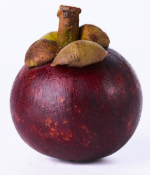
#> input picture .superpowers/brainstorm/19484-1784629364/content/mangosteen.png, 150 x 175 px
$ python gen_mangosteen_bitmap.py ../.superpowers/brainstorm/19484-1784629364/content/mangosteen.png
#> lines starting #> are read from the running program, lines starting #| are printed output that depends on the picture
#!/usr/bin/env python3
# Mangosteen Firmware
#
# Copyright (c) 2026 BD1AHN
#
# Licensed under the Apache License, Version 2.0
#
# Project:
#     山竹 (Mangosteen)
#
# Maintainer:
#     BD1AHN
#
# Official Website:
#     https://ethanyan6.github.io/Mangosteen/
#
# The Mangosteen name, logo, and official project identity
# are protected separately from the source code license.
"""Generate 48x48 ST7565 mangosteen boot icon from a source PNG."""

from PIL import Image
import sys

SRC = (
    r"C:\Users\EthanYan\.cursor\projects\d-File-code-uvk1-mangosteen\assets"
    r"\c__Users_EthanYan_AppData_Roaming_Cursor_User_workspaceStorage_"
    r"d21b478989f91fda9dc1c82d38e9775f_images_image-3c98242c-3d64-498a-8095-f728330b941e.png"
)
OUT_C = r"d:\File\code\uvk1\mangosteen\App\bitmap_mangosteen.c"
OUT_H = r"d:\File\code\uvk1\mangosteen\App\bitmap_mangosteen.h"

W, H = 48, 48


def main() -> None:
    src = sys.argv[1] if len(sys.argv) > 1 else SRC
    img = Image.open(src).convert("RGBA")
    bg = Image.new("RGBA", img.size, (255, 255, 255, 255))
#> bg: PIL image 150x175 RGBA; every value is 255
    bg.paste(img, mask=img.split()[-1])
    gray = bg.convert("L")
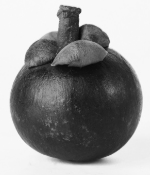
#> gray: PIL image 150x175 L; min 10, max 250, mean 147.1
    gray.thumbnail((W, H), Image.Resampling.LANCZOS)
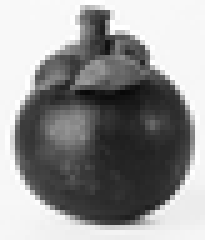
#> gray: PIL image 41x48 L (shown 5 times larger); min 8, max 255, mean 147.1
    canvas = Image.new("L", (W, H), 255)
#> canvas: PIL image 48x48 L; every value is 255
    canvas.paste(gray, ((W - gray.width) // 2, (H - gray.height) // 2))
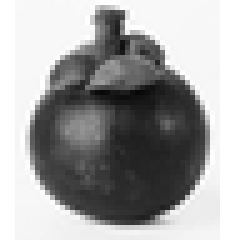
#> canvas: PIL image 48x48 L (shown 5 times larger); min 8, max 255, mean 162.8

    px = canvas.load()
    for y in range(H):
        for x in range(W):
            old = px[x, y]
            new = 0 if old < 128 else 255
            px[x, y] = new
            err = old - new
            if x + 1 < W:
                px[x + 1, y] = max(0, min(255, px[x + 1, y] + err * 7 // 16))
            if x - 1 >= 0 and y + 1 < H:
                px[x - 1, y + 1] = max(0, min(255, px[x - 1, y + 1] + err * 3 // 16))
            if y + 1 < H:
                px[x, y + 1] = max(0, min(255, px[x, y + 1] + err * 5 // 16))
            if x + 1 < W and y + 1 < H:
                px[x + 1, y + 1] = max(0, min(255, px[x + 1, y + 1] + err // 16))

    pages = H // 8
    data = []
    for page in range(pages):
        for x in range(W):
            b = 0
            for bit in range(8):
                y = page * 8 + bit
                if px[x, y] < 128:
                    b |= 1 << bit
            data.append(b)

    lines = [
        "/* Auto-generated mangosteen boot icon, 48x48 ST7565 column-page format */",
        "#include <stdint.h>",
        '#include "bitmap_mangosteen.h"',
        "",
        "const uint8_t BITMAP_Mangosteen[BITMAP_MANGOSTEEN_PAGES * BITMAP_MANGOSTEEN_WIDTH] = {",
    ]
    for i in range(0, len(data), 12):
        chunk = ", ".join(f"0x{v:02X}" for v in data[i : i + 12])
        lines.append(f"\t{chunk},")
    lines.append("};")
    lines.append("")
    with open(OUT_C, "w", newline="\n") as f:
        f.write("\n".join(lines))

    with open(OUT_H, "w", newline="\n") as f:
        f.write(
            "#ifndef BITMAP_MANGOSTEEN_H\n"
            "#define BITMAP_MANGOSTEEN_H\n"
            "\n"
            "#include <stdint.h>\n"
            "\n"
            "#define BITMAP_MANGOSTEEN_WIDTH  48\n"
            "#define BITMAP_MANGOSTEEN_HEIGHT 48\n"
            "#define BITMAP_MANGOSTEEN_PAGES  (BITMAP_MANGOSTEEN_HEIGHT / 8)\n"
            "\n"
            "extern const uint8_t BITMAP_Mangosteen[BITMAP_MANGOSTEEN_PAGES * BITMAP_MANGOSTEEN_WIDTH];\n"
            "\n"
            "#endif\n"
        )
    print(f"wrote {OUT_C} ({len(data)} bytes)")


if __name__ == "__main__":
    main()
